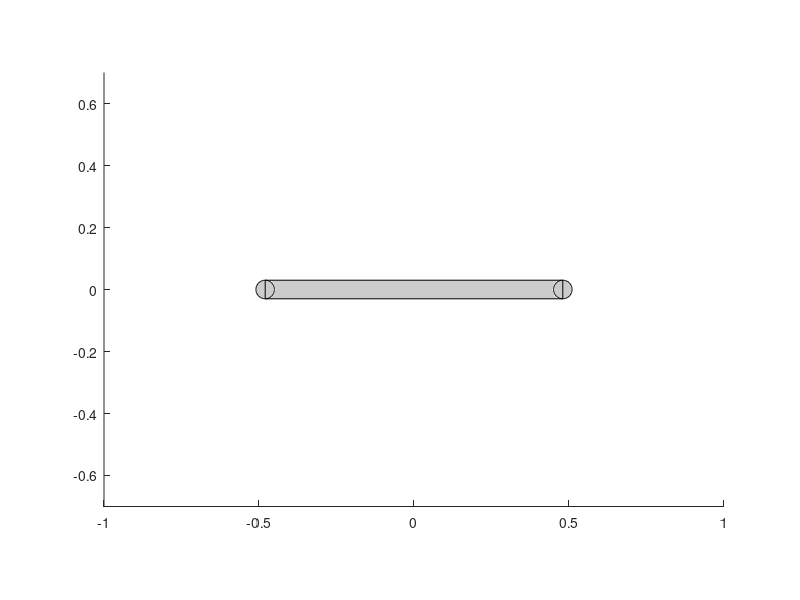

Here is the MATLAB script that generated this plot: (Note: this script raises an error after producing the figure.)
figure(1); clf;
axis manual
axis equal;
ylim([-0.7 0.7]);
xlim([-1.0 1.0]);
h = hgtransform;
rectangle('Position',[-0.51,-0.03,0.06,0.06],'Curvature',[1,1],'FaceColor',[0.8,0.8,0.8],'Parent',h);
rectangle('Position',[0.45,-0.03,0.06,0.06],'Curvature',[1,1],'FaceColor',[0.8,0.8,0.8],'Parent',h);
h2 = rectangle('Position',[-0.48,-0.03,0.96,0.06],'FaceColor',[0.8,0.8,0.8],'Parent',h);
h2.LineStyle='none';
h2 = rectangle('Position',[-0.44,0.02,0.88,0.01],'FaceColor','white','Parent',h);
h2.LineStyle='none';
plot([-0.48,-0.44,-0.44,0.44,0.44,0.48],[0.03,0.03,0.02,0.02,0.03,0.03],'k','Parent',h);
plot([-0.48,0.48],[-0.03,-0.03],'k','Parent',h);
plot(-0.48,0,'k.','LineWidth',3,'Parent',h);
plot(0.48,0,'k.','LineWidth',3,'Parent',h);
h.Matrix = makehgtform('translate',[0 -0.04 0]);

h2 = hgtransform;
rectangle('Position',[-0.05,-0.02,0.1,0.04],'FaceColor',[0.8,0.8,0.8],'Parent',h2);

h3 = hgtransform('Parent',h2);
rectangle('Position',[-0.02,-0.15,0.04,0.17],'Curvature',[1,0.2],'FaceColor',[0.95,0.95,0.95],'Parent',h3);
plot(0,0,'k.','LineWidth',3,'Parent',h2);

h3b = hgtransform('Parent',h3);
h3b.Matrix = makehgtform('translate',[0 -0.15 0]);

h4 = hgtransform('Parent',h3b);
rectangle('Position',[-0.02,-0.294,0.04,0.314],'Curvature',[1,0.15],'FaceColor',[0.95,0.95,0.95],'Parent',h4);
plot(0,0,'k.','LineWidth',3,'Parent',h3b);
